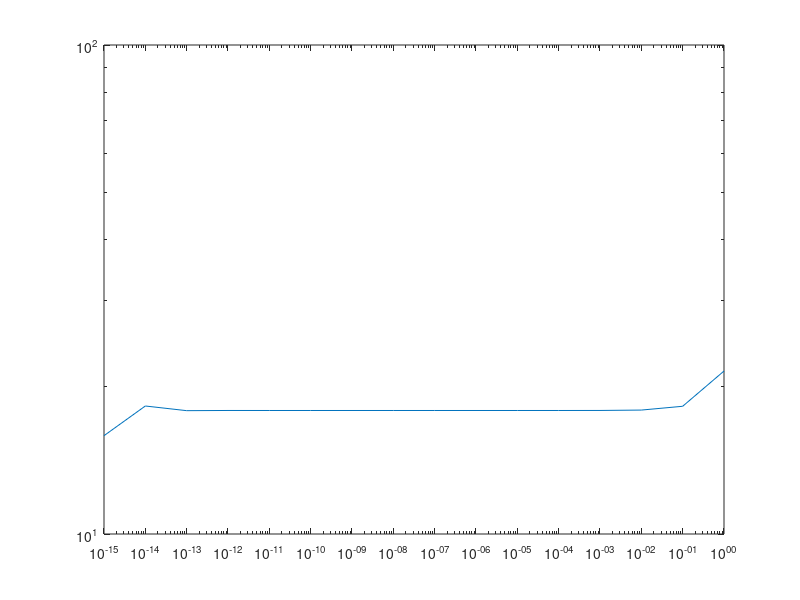

This chart was generated by the following MATLAB code:
clc; clear; close all;

f = @(w,l) (w^2)*(l^2);
g = @(w,l) [2*l*w^2;2*w*l^2];

x = [2;2];rand(2,1);%[1;1];
u = [0;1];
counter = 1;
for h = 10.^[-15:1:0]
	ratio(counter) = norm(g(x(1)+h*u(1),x(2)+h*u(2))-g(x(1),x(2)))/norm(h*u);
	counter = counter+1;
end
2*sqrt((8*x(1)^2*x(2)^2+x(1)^4+x(2)^4+4*x(1)*x(2)^3+4*x(2)*x(1)^3)/2)
ratio(5)

loglog(10.^[-15:1:0],ratio);